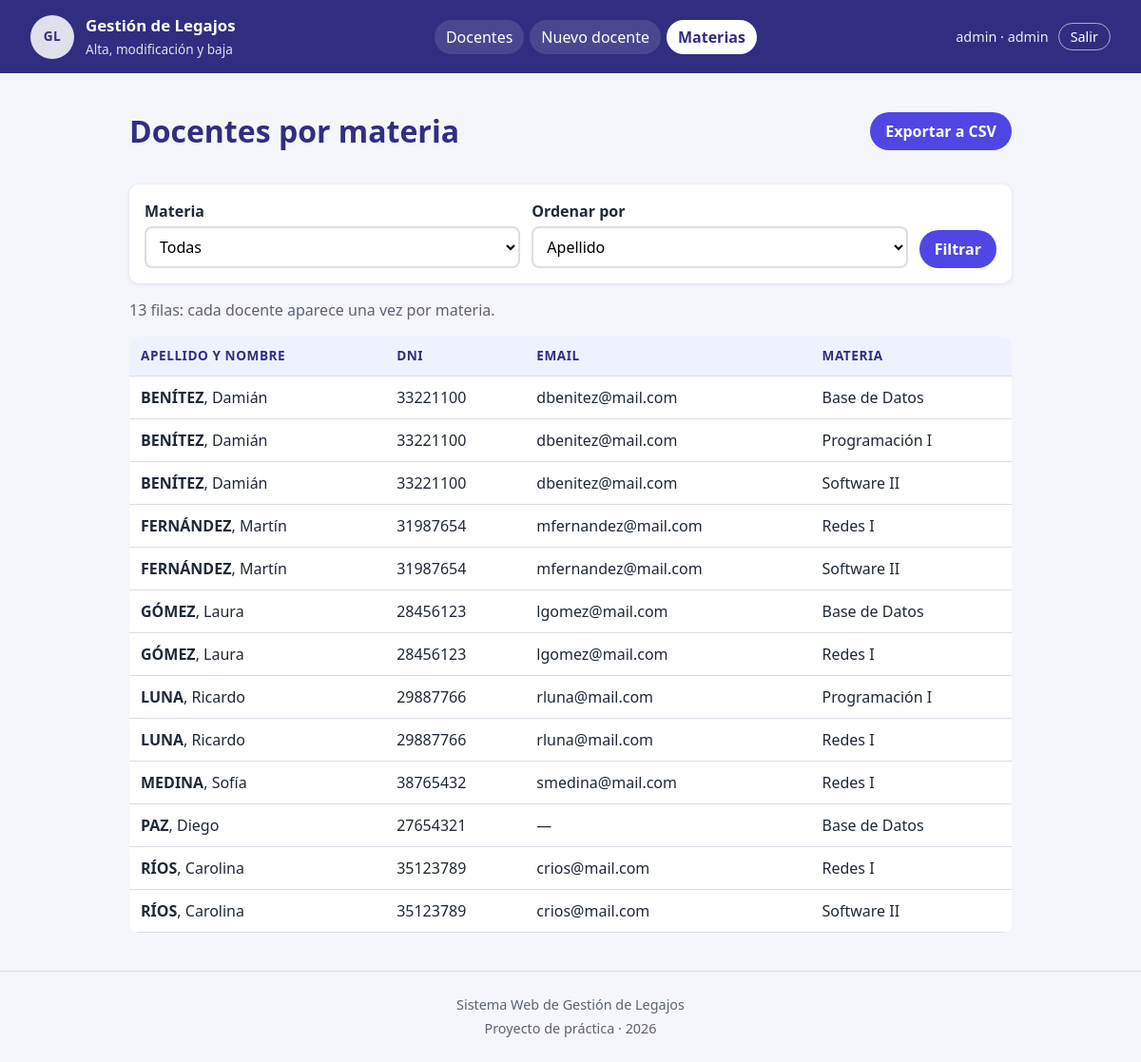
Screenshot of /public/materias.php (signed in) with the database file from the repository.
### tables this page shows
CREATE TABLE inscripciones (
  id             INT UNSIGNED NOT NULL AUTO_INCREMENT,
  docente_id     INT UNSIGNED NOT NULL,
  cargo_materia  VARCHAR(100) NOT NULL,
  anio           YEAR NOT NULL,
  puntaje        DECIMAL(6,2) NOT NULL,                    
  PRIMARY KEY (id),
  UNIQUE KEY uq_insc (docente_id, cargo_materia, anio),    
  CONSTRAINT fk_insc_docente FOREIGN KEY (docente_id)
    REFERENCES docentes(id) ON DELETE RESTRICT,            
  CONSTRAINT chk_puntaje CHECK (puntaje >= 0)              
);

CREATE TABLE docentes (
  id        INT UNSIGNED NOT NULL AUTO_INCREMENT,
  dni       VARCHAR(10)  NOT NULL,                         
  apellido  VARCHAR(60)  NOT NULL,
  nombre    VARCHAR(60)  NOT NULL,
  email     VARCHAR(120) NULL,                             
  telefono  VARCHAR(20)  NULL,
  PRIMARY KEY (id),
  UNIQUE KEY uq_docentes_dni (dni)                         
);

### src/funciones.php (called while the page is built, shortened)
<?php
function e(?string $texto): string
{
    return htmlspecialchars($texto ?? '', ENT_QUOTES, 'UTF-8');
}
function limpiar(mixed $valor): string
{
    return is_string($valor) ? trim($valor) : '';
}
function leer_filtro(array $origen, array $materias): array
{
    $materia = limpiar($origen['materia'] ?? '');
    $orden   = limpiar($origen['orden'] ?? '');
    return [
        'materia' => in_array($materia, $materias, true) ? $materia : '',
        'orden'   => array_key_exists($orden, ORDENES) ? $orden : 'apellido',
    ];
}
function buscar_docentes_por_materia(PDO $pdo, array $filtro): array
{
    $sql = 'SELECT d.apellido, d.nombre, d.dni, d.email, i.cargo_materia
            FROM inscripciones AS i
            JOIN docentes AS d ON d.id = i.docente_id';
    $datos = [];
    $sql .= ' ORDER BY ' . ORDENES[$filtro['orden']];
    $stmt = $pdo->prepare($sql);
    $stmt->execute($datos);
    return $stmt->fetchAll();
}

### public/materias.php (the view, shortened to what this page needs)
<?php
require __DIR__ . '/../src/funciones.php';
$pdo = conectar();
$materias = $pdo->query('SELECT DISTINCT cargo_materia FROM inscripciones ORDER BY cargo_materia')
                ->fetchAll(PDO::FETCH_COLUMN);
$filtro = leer_filtro($_GET, $materias);
$filas = buscar_docentes_por_materia($pdo, $filtro);
$enlace_csv = 'exportar.php?' . http_build_query($filtro);
require __DIR__ . '/../src/plantillas/header.php';
?>
<div class="titular">
    <h1>Docentes por materia</h1>
    <a class="boton" href="<?= e($enlace_csv) ?>">Exportar a CSV</a>
</div>
<form class="tarjeta filtros" action="materias.php" method="get">
    <div class="campo">
        <label for="materia">Materia</label>
        <select id="materia" name="materia">
            <option value="">Todas</option>
        </select>
    </div>
    <div class="campo">
        <label for="orden">Ordenar por</label>
        <select id="orden" name="orden">
            <option value="apellido"<?= $filtro['orden'] === 'apellido' ? ' selected' : '' ?>>Apellido</option>
        </select>
    </div>
    <button class="boton" type="submit">Filtrar</button>
</form>
<?php if (count($filas) === 0): ?>
    <p class="tarjeta">No hay docentes para ese filtro.</p>
<?php else: ?>
    <p class="bajada">
        <?= $filtro['materia'] !== ''
            ? count($filas) . ' docentes en ' . e($filtro['materia']) . '.'
            : count($filas) . ' filas: cada docente aparece una vez por materia.' ?>
    </p>
    <div class="tabla-scroll">
        <table class="tabla">
            <thead>
                <tr>
                    <th scope="col">Apellido y nombre</th>
                    <th scope="col">DNI</th>
                    <th scope="col">Email</th>
                    <th scope="col">Materia</th>
                </tr>
            </thead>
            <tbody>
            <?php foreach ($filas as $f): ?>
                <tr>
                    <td><strong><?= e(mb_strtoupper($f['apellido'])) ?></strong>, <?= e($f['nombre']) ?></td>
                    <td><?= e($f['dni']) ?></td>
                    <td><?= e($f['email'] ?? '—') ?></td>
                    <td><?= e($f['cargo_materia']) ?></td>
                </tr>
            <?php endforeach; ?>
            </tbody>
        </table>
    </div>
<?php endif; ?>
<?php require __DIR__ . '/../src/plantillas/footer.php'; ?>

### public/css/styles.css (style rules this page uses)
:root { --indigo: #312E81; --indigo-claro: #EEF2FF; --acento: #4F46E5; --ok: #15803D; --ok-claro: #DCFCE7; --error: #B91C1C; --error-claro: #FEE2E2; --texto: #1F2937; --gris: #5B6472; --linea: #D9DEE7; --fondo: #F4F6FB; --blanco: #FFFFFF; --radio: 10px; }
*, *::before, *::after { box-sizing: border-box; }
body { margin: 0; font-family: system-ui, "Segoe UI", Roboto, sans-serif; line-height: 1.5; color: var(--texto); background: var(--fondo); }
a { color: var(--acento); }
h1, h2 { color: var(--indigo); line-height: 1.2; }
.titular { display: flex; flex-wrap: wrap; align-items: center; justify-content: space-between; gap: 10px; }
.bajada { color: var(--gris); }
.tarjeta { background: var(--blanco); border-radius: var(--radio); padding: 16px; box-shadow: 0 1px 4px rgba(49, 46, 129, .12); }
.boton { display: inline-block; border: 0; cursor: pointer; background: var(--acento); color: var(--blanco); text-decoration: none; font: inherit; font-weight: 700; padding: 8px 16px; border-radius: 999px; }
.tabla-scroll { overflow-x: auto; }
.tabla { width: 100%; border-collapse: collapse; background: var(--blanco); border-radius: var(--radio); overflow: hidden; }
.tabla th, .tabla td { padding: 10px 12px; text-align: left; border-bottom: 1px solid var(--linea); white-space: nowrap; }
.tabla thead th { background: var(--indigo-claro); color: var(--indigo); font-size: .85rem; text-transform: uppercase; letter-spacing: .04em; }
.campo { display: grid; gap: 4px; }
.campo label { font-weight: 700; }
.filtros { display: flex; flex-wrap: wrap; align-items: flex-end; gap: 12px; margin: 16px 0; }
.filtros .campo { flex: 1 1 180px; }
.campo select { font: inherit; padding: 8px 10px; border: 2px solid var(--linea); border-radius: 8px; background: var(--blanco); }

### rows the page displays
inscripciones: docente.apellido "BENÍTEZ", docente.nombre "Damián", docente.dni "33221100", docente.email "dbenitez@mail.com", cargo_materia "Base de Datos"
inscripciones: docente.apellido "BENÍTEZ", docente.nombre "Damián", docente.dni "33221100", docente.email "dbenitez@mail.com", cargo_materia "Programación I"
inscripciones: docente.apellido "BENÍTEZ", docente.nombre "Damián", docente.dni "33221100", docente.email "dbenitez@mail.com", cargo_materia "Software II"
inscripciones: docente.apellido "FERNÁNDEZ", docente.nombre "Martín", docente.dni "31987654", docente.email "mfernandez@mail.com", cargo_materia "Redes I"
inscripciones: docente.apellido "FERNÁNDEZ", docente.nombre "Martín", docente.dni "31987654", docente.email "mfernandez@mail.com", cargo_materia "Software II"
inscripciones: docente.apellido "GÓMEZ", docente.nombre "Laura", docente.dni "28456123", docente.email "lgomez@mail.com", cargo_materia "Base de Datos"
inscripciones: docente.apellido "GÓMEZ", docente.nombre "Laura", docente.dni "28456123", docente.email "lgomez@mail.com", cargo_materia "Redes I"
inscripciones: docente.apellido "LUNA", docente.nombre "Ricardo", docente.dni "29887766", docente.email "rluna@mail.com", cargo_materia "Programación I"
inscripciones: docente.apellido "LUNA", docente.nombre "Ricardo", docente.dni "29887766", docente.email "rluna@mail.com", cargo_materia "Redes I"
inscripciones: docente.apellido "MEDINA", docente.nombre "Sofía", docente.dni "38765432", docente.email "smedina@mail.com", cargo_materia "Redes I"
inscripciones: docente.apellido "PAZ", docente.nombre "Diego", docente.dni "27654321", docente.email "—", cargo_materia "Base de Datos"
inscripciones: docente.apellido "RÍOS", docente.nombre "Carolina", docente.dni "35123789", docente.email "crios@mail.com", cargo_materia "Redes I"
inscripciones: docente.apellido "RÍOS", docente.nombre "Carolina", docente.dni "35123789", docente.email "crios@mail.com", cargo_materia "Software II"

### other values shown
$yo['usuario'] "admin"
$yo['rol'] "admin"
count($filas) "13"
